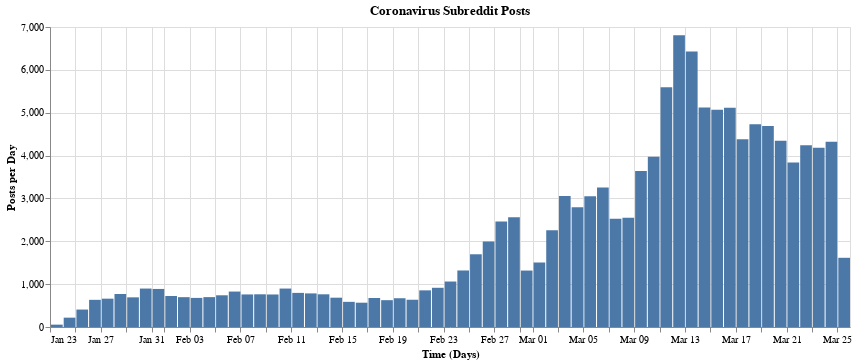

Write notebook code for a chart like this one.
### Markdown cell above
## Activity

Since there is so much activity it would be interesting to see what it looks like over time. But first we need to summarize it, because it's too many rows to pass off directly to Altair.

### Code cell
import altair

posts_by_hour = reddit.groupby('created').count()
posts_by_hour = posts_by_hour.resample('1D').sum()

posts_by_hour

altair.Chart(posts_by_hour.reset_index(), title="Coronavirus Subreddit Posts", width=800).mark_bar().encode(
    altair.X('monthdate(created)', title='Time (Days)'),
    altair.Y('id', title='Posts per Day')
)

### Figure 1 — Vega-Lite specification as saved in the notebook (floating-point values rounded to 4 significant figures)
{"config": {"view": {"continuousWidth": 400, "continuousHeight": 300}}, "data": {"name": "data-4ed871e2a05469f86faba91ce4e46c10"}, "mark": "bar", "encoding": {"x": {"type": "temporal", "field": "created", "timeUnit": "monthdate", "title": "Time (Days)"}, "y": {"type": "quantitative", "field": "id", "title": "Posts per Day"}}, "title": "Coronavirus Subreddit Posts", "width": 800, "$schema": "https://vega.github.io/schema/vega-lite/v4.0.2.json", "datasets": {"data-4ed871e2a05469f86faba91ce4e46c10": [{"created": "2020-01-23T00:00:00", "id": 55, "url": 55, "title": 55, "score": 55, "comments": 55}, {"created": "2020-01-24T00:00:00", "id": 218, "url": 218, "title": 218, "score": 218, "comments": 218}, {"created": "2020-01-25T00:00:00", "id": 407, "url": 407, "title": 407, "score": 407, "comments": 407}, {"created": "2020-01-26T00:00:00", "id": 634, "url": 634, "title": 634, "score": 634, "comments": 634}, {"created": "2020-01-27T00:00:00", "id": 661, "url": 661, "title": 661, "score": 661, "comments": 661}, {"created": "2020-01-28T00:00:00", "id": 770, "url": 770, "title": 770, "score": 770, "comments": 770}, {"created": "2020-01-29T00:00:00", "id": 692, "url": 692, "title": 692, "score": 692, "comments": 692}, {"created": "2020-01-30T00:00:00", "id": 897, "url": 897, "title": 897, "score": 897, "comments": 897}, {"created": "2020-01-31T00:00:00", "id": 888, "url": 888, "title": 888, "score": 888, "comments": 888}, {"created": "2020-02-01T00:00:00", "id": 723, "url": 723, "title": 723, "score": 723, "comments": 723}, {"created": "2020-02-02T00:00:00", "id": 696, "url": 696, "title": 696, "score": 696, "comments": 696}, {"created": "2020-02-03T00:00:00", "id": 679, "url": 679, "title": 679, "score": 679, "comments": 679}, {"created": "2020-02-04T00:00:00", "id": 697, "url": 697, "title": 697, "score": 697, "comments": 697}, {"created": "2020-02-05T00:00:00", "id": 740, "url": 740, "title": 740, "score": 740, "comments": 740}, {"created": "2020-02-06T00:00:00", "id": 827, "url": 827, "title": 827, "score": 827, "comments": 827}, {"created": "2020-02-07T00:00:00", "id": 760, "url": 760, "title": 760, "score": 760, "comments": 760}, {"created": "2020-02-08T00:00:00", "id": 763, "url": 763, "title": 763, "score": 763, "comments": 763}, {"created": "2020-02-09T00:00:00", "id": 759, "url": 759, "title": 759, "score": 759, "comments": 759}, {"created": "2020-02-10T00:00:00", "id": 897, "url": 897, "title": 897, "score": 897, "comments": 897}, {"created": "2020-02-11T00:00:00", "id": 796, "url": 796, "title": 796, "score": 796, "comments": 796}, {"created": "2020-02-12T00:00:00", "id": 784, "url": 784, "title": 784, "score": 784, "comments": 784}, {"created": "2020-02-13T00:00:00", "id": 763, "url": 763, "title": 763, "score": 763, "comments": 763}, {"created": "2020-02-14T00:00:00", "id": 684, "url": 684, "title": 684, "score": 684, "comments": 684}, {"created": "2020-02-15T00:00:00", "id": 587, "url": 587, "title": 587, "score": 587, "comments": 587}, {"created": "2020-02-16T00:00:00", "id": 567, "url": 567, "title": 567, "score": 567, "comments": 567}, {"created": "2020-02-17T00:00:00", "id": 677, "url": 677, "title": 677, "score": 677, "comments": 677}, {"created": "2020-02-18T00:00:00", "id": 626, "url": 626, "title": 626, "score": 626, "comments": 626}, {"created": "2020-02-19T00:00:00", "id": 671, "url": 671, "title": 671, "score": 671, "comments": 671}, {"created": "2020-02-20T00:00:00", "id": 636, "url": 636, "title": 636, "score": 636, "comments": 636}, {"created": "2020-02-21T00:00:00", "id": 855, "url": 855, "title": 855, "score": 855, "comments": 855}, {"created": "2020-02-22T00:00:00", "id": 915, "url": 915, "title": 915, "score": 915, "comments": 915}, {"created": "2020-02-23T00:00:00", "id": 1061, "url": 1061, "title": 1061, "score": 1061, "comments": 1061}, {"created": "2020-02-24T00:00:00", "id": 1319, "url": 1319, "title": 1319, "score": 1319, "comments": 1319}, {"created": "2020-02-25T00:00:00", "id": 1697, "url": 1697, "title": 1697, "score": 1697, "comments": 1697}, {"created": "2020-02-26T00:00:00", "id": 1996, "url": 1996, "title": 1996, "score": 1996, "comments": 1996}, {"created": "2020-02-27T00:00:00", "id": 2459, "url": 2459, "title": 2459, "score": 2459, "comments": 2459}, {"created": "2020-02-28T00:00:00", "id": 2560, "url": 2560, "title": 2560, "score": 2560, "comments": 2560}, {"created": "2020-02-29T00:00:00", "id": 1317, "url": 1317, "title": 1317, "score": 1317, "comments": 1317}, {"created": "2020-03-01T00:00:00", "id": 1507, "url": 1507, "title": 1507, "score": 1507, "comments": 1507}, {"created": "2020-03-02T00:00:00", "id": 2258, "url": 2258, "title": 2258, "score": 2258, "comments": 2258}, {"created": "2020-03-03T00:00:00", "id": 3055, "url": 3055, "title": 3055, "score": 3055, "comments": 3055}, {"created": "2020-03-04T00:00:00", "id": 2797, "url": 2797, "title": 2797, "score": 2797, "comments": 2797}, {"created": "2020-03-05T00:00:00", "id": 3053, "url": 3053, "title": 3053, "score": 3053, "comments": 3053}, {"created": "2020-03-06T00:00:00", "id": 3256, "url": 3256, "title": 3256, "score": 3256, "comments": 3256}, {"created": "2020-03-07T00:00:00", "id": 2524, "url": 2524, "title": 2524, "score": 2524, "comments": 2524}, {"created": "2020-03-08T00:00:00", "id": 2548, "url": 2548, "title": 2548, "score": 2548, "comments": 2548}, {"created": "2020-03-09T00:00:00", "id": 3642, "url": 3642, "title": 3642, "score": 3642, "comments": 3642}, {"created": "2020-03-10T00:00:00", "id": 3971, "url": 3971, "title": 3971, "score": 3971, "comments": 3971}, {"created": "2020-03-11T00:00:00", "id": 5594, "url": 5594, "title": 5594, "score": 5594, "comments": 5594}, {"created": "2020-03-12T00:00:00", "id": 6805, "url": 6805, "title": 6805, "score": 6805, "comments": 6805}, {"created": "2020-03-13T00:00:00", "id": 6429, "url": 6429, "title": 6429, "score": 6429, "comments": 6429}, {"created": "2020-03-14T00:00:00", "id": 5124, "url": 5124, "title": 5124, "score": 5124, "comments": 5124}, {"created": "2020-03-15T00:00:00", "id": 5071, "url": 5071, "title": 5071, "score": 5071, "comments": 5071}, {"created": "2020-03-16T00:00:00", "id": 5116, "url": 5116, "title": 5116, "score": 5116, "comments": 5116}, {"created": "2020-03-17T00:00:00", "id": 4381, "url": 4381, "title": 4381, "score": 4381, "comments": 4381}, {"created": "2020-03-18T00:00:00", "id": 4728, "url": 4728, "title": 4728, "score": 4728, "comments": 4728}, {"created": "2020-03-19T00:00:00", "id": 4689, "url": 4689, "title": 4689, "score": 4689, "comments": 4689}, {"created": "2020-03-20T00:00:00", "id": 4346, "url": 4346, "title": 4346, "score": 4346, "comments": 4346}, {"created": "2020-03-21T00:00:00", "id": 3838, "url": 3838, "title": 3838, "score": 3838, "comments": 3838}, {"created": "2020-03-22T00:00:00", "id": 4239, "url": 4239, "title": 4239, "score": 4239, "comments": 4239}, {"created": "2020-03-23T00:00:00", "id": 4183, "url": 4183, "title": 4183, "score": 4183, "comments": 4183}, {"created": "2020-03-24T00:00:00", "id": 4324, "url": 4324, "title": 4324, "score": 4324, "comments": 4324}, {"created": "2020-03-25T00:00:00", "id": 1615, "url": 1615, "title": 1615, "score": 1615, "comments": 1615}]}}
